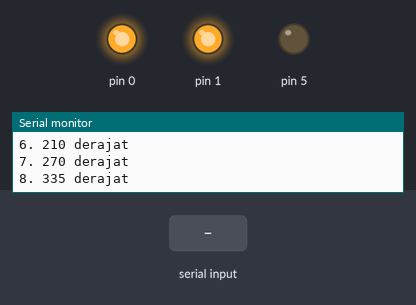
The sketch below on a simulated Arduino Uno, built for the host (arithmetic inside an expression is 32-bit, double 64-bit). Parts: output pins drawn as LEDs (lit = HIGH), the last lines printed to the serial monitor. Dashed ring = blinking. Inputs (shaded band) come from the test bench.

Above: at 2.8 s.
2.9 s: "1" received over Serial
At 6.6 s:
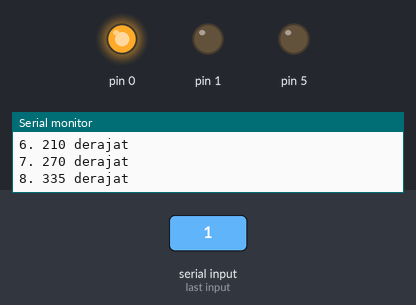
6.9 s: "2" received over Serial
At 9.1 s:
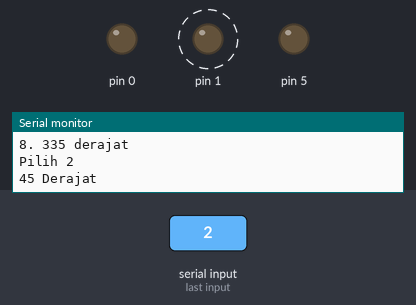
11.0 s: "3" received over Serial
At 15.4 s:
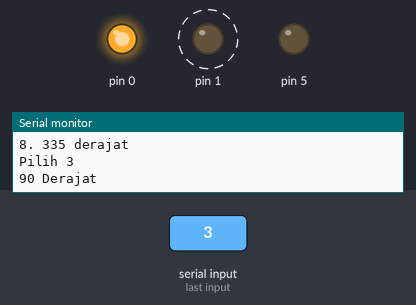
Timing chart, 0 to 16.9 s (numbered marks = the images above; inputs shaded):
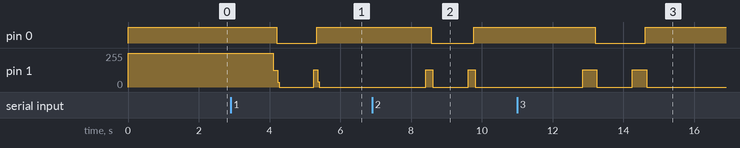

The sketch:

Motor_Stepper_Nema17.ino
```cpp
// defines pins numbers

const int stepPin = PB1;
const int dirPin = PB0;
const int enPin = PA5;
bool keadaan = LOW;
unsigned long perulangan = 0, lastT = 0;
int opsi, a;
void setup() {
  Serial.begin(57600);
  // Sets the two pins as Outputs
  pinMode(stepPin,OUTPUT);
  pinMode(dirPin,OUTPUT);

  pinMode(enPin,OUTPUT);
  digitalWrite(enPin,LOW);
  digitalWrite(dirPin,HIGH);
  digitalWrite(stepPin,HIGH);

}
void loop() {
  // FUNGSI MEMILIH KONDISI //
  switch(opsi){
    case 0:
    Serial.println("Pilih Perputaran Yang Diinginkan");
    Serial.println("1. 30 derajat");
    Serial.println("2. 45 derajat");
    Serial.println("3. 90 derajat");
    Serial.println("4. 135 derajat");
    Serial.println("5. 180 derajat");
    Serial.println("6. 210 derajat");
    Serial.println("7. 270 derajat");
    Serial.println("8. 335 derajat");
    break;

    case 1:
    Serial.println("30 Derajat");
    a = 133;
    Putar();
    opsi = 0;
    break;

    case 2:
    Serial.println("45 Derajat");
    a = 200;
    Putar();
    opsi = 0;
    break;

    case 3:
    Serial.println("90 Derajat");
    a = 400;
    Putar();
    opsi = 0;
    break;

    case 4:
    Serial.println("135 Derajat");
    a = 600;
    Putar();
    opsi = 0;
    break;

    case 5:
    Serial.println("180 Derajat");
    a = 800;
    Putar();
    opsi = 0;
    break;

    case 6:
    Serial.println("210 Derajat");
    a = 933;
    Putar();
    opsi = 0;
    break;

    case 7:
    Serial.println("270 Derajat");
    a = 1200;
    Putar();
    opsi = 0;
    break;

    case 8:
    Serial.println("335 Derajat");
    a = 1577;
    Putar();
    opsi = 0;
    break;
  }
  if (Serial.available())
  {
    char command = Serial.read();
    if (command == '0'){
    opsi = 0;
    Serial.println("Pilih 0");
  }
  else if (command == '1'){
    opsi = 1;
    Serial.println("Pilih 1");
  }
  else if (command == '2'){
    opsi = 2;
    Serial.println("Pilih 2");
  }
  else if (command == '3'){
    opsi = 3;
    Serial.println("Pilih 3");
  }
  else if (command == '4'){
    opsi = 4;
    Serial.println("Pilih 4");
  }
  else if (command == '5'){
    opsi = 5;
    Serial.println("Pilih 5");
  }
  else if (command == '6'){
    opsi = 6;
    Serial.println("Pilih 6");
  }
  else if (command == '7'){
    opsi = 7;
    Serial.println("Pilih 7");
  }
  }
//    perulangan = micros();
//    keadaan != keadaan;
//    digitalWrite(stepPin,keadaan);
//    delayMicroseconds(350);
//  digitalWrite(stepPin, HIGH);
//  delayMicroseconds(200);
//  digitalWrite(stepPin, LOW);
//  delayMicroseconds(200);
//  digitalWrite(dirPin,HIGH); // Enables the motor to move in a particular direction
//  // Makes 200 pulses for making one full cycle rotation

  delay(1000); // One second delay

  /*digitalWrite(dirPin,LOW); //Changes the rotations direction
  // Makes 400 pulses for making two full cycle rotation
  for(int x = 0; x < 800; x++) {
    digitalWrite(stepPin,HIGH);
    delayMicroseconds(500);
    digitalWrite(stepPin,LOW);
    delayMicroseconds(500);
  }
  delay(1000);*/

}

void Putar(){
  for(int x = 0; x < a; x++) {
    digitalWrite(stepPin,HIGH);
    delayMicroseconds(500);
    digitalWrite(stepPin,LOW);
    delayMicroseconds(500);
  }
  digitalWrite(dirPin,LOW);
  delay(1000);
  for(int x = 0; x < a; x++) {
    digitalWrite(stepPin,HIGH);
    delayMicroseconds(500);
    digitalWrite(stepPin,LOW);
    delayMicroseconds(500);
  }
  digitalWrite(dirPin,HIGH);

}
```

Measured:
- after the input at 2.9 s, pin 0: HIGH → LOW after 1.3 s, → HIGH 1.1 s later; pin 1: 255/255 → 126/255 after 1.2 s, → 0/255 0.12 s later, → 129/255 1.0 s later, → 0/255 0.12 s later
- after the input at 6.9 s, pin 0: HIGH → LOW after 1.7 s, → HIGH 1.2 s later; pin 1: alternates 129/255 for 0.20 s and 0/255 for 1.0 s, starting after 1.5 s
- after the input at 11.0 s, pin 0: HIGH → LOW after 2.2 s, → HIGH 1.4 s later; pin 1: alternates 129/255 for 0.40 s and 0/255 for 1.0 s, 4 changes in all, then stays 0/255, starting after 1.9 s
